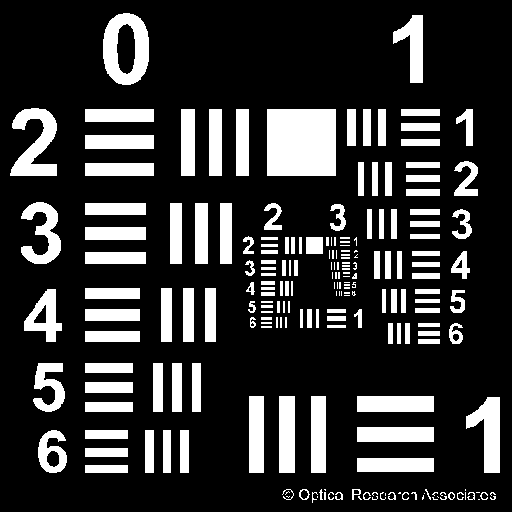
#> input picture 時域聚焦多光子激發模擬影像/USAF.bmp, 512 x 512 px, found by its file name
$ python '時域聚焦多光子激發影像模擬.py'
#> lines starting #> are read from the running program, lines starting #| are printed output that depends on the picture; after the words box and inside, x2 and y2 are one past the last pixel; in counts of white or black regions, pixels touching at a corner belong together


import cv2
import numpy as np
from numpy.fft import fft2,fftshift,ifftshift,ifft2
from math import pi
from cv2 import imread,imshow


# In[3]:


#基本參數
NA = 1.2
ran = 0.25
depth = 6
z = np.arange(0,depth+ran,ran)
k = int(depth/ran+1)


# In[4]:


def mat2gray(x):
    x = (x - np.min(x)) / (np.max(x) - np.min(x));
    return x

def translate(image, x, y):
    M = np.float32([[1, 0, x], [0, 1, y]])
    shifted = cv2.warpAffine(image, M, (image.shape[1], image.shape[0]))
    return shifted

def optFW(L):
    w0 = L/(pi*NA)
    z0 = pi*(w0**2)/L
    w = w0*np.sqrt(1+(z/z0)**2)
    w = w/0.132  #DMD1pixel對應ＣＣＤ的pixel數
    FWHM = w*np.sqrt(2*np.log10(2))
    return FWHM


# In[5]:


A = cv2.imread(r'C:\Users\user\Desktop/USAF.bmp',cv2.IMREAD_GRAYSCALE)
#> A: shape (512, 512); 20.1% white; 213 white regions (62 under 20 px), largest, box (x1, y1, x2, y2) and area: (267, 109, 336, 176) 4623, (103, 13, 149, 85) 2016, (10, 108, 57, 176) 1730
#A = cv2.imread('C:/Users/A21C96410/Desktop/sim/USAF.bmp',cv2.IMREAD_GRAYSCALE)
#cv2.imshow('USAF',A)


# In[6]:


[W,L]=np.shape(A)
#> W = 512; L = 512
origin=A.copy()
[p,p] = np.shape(A)  #旋轉後擷取的邊長
#> p = 512
D = np.zeros((p,p))
x=y=np.arange(p)
#> x = 512 values from 0 to 511; y = 512 values from 0 to 511

[X,Y] = np.meshgrid(x,y)
D = np.sqrt((X-np.round(p/2)-1)**2+(Y-np.round(p/2)-1)**2)


# In[7]:


#模擬照明時的MTF
Li = 0.8
FWHM = optFW(Li)

PSFi = np.zeros((k,p,p),dtype=float)
ci = np.zeros(FWHM.shape).astype(float)
OTFi=np.zeros(np.shape(PSFi),dtype=complex)
MTFi=np.zeros(np.shape(PSFi),dtype=float)

#估算PSF的參數
for num in range(k):
    ci[num] = FWHM[num]/(2*np.sqrt(2*np.log10(2)))
    PSFi[num,:] = np.exp(-(D**2)/(2*(ci[num]**2)))
#> after the loop, ci = 25 values from 0.804 to 27.28
for num in range(k):
    OTFi[num,:,:]=fftshift(fft2(PSFi[num,:,:]**0.5))
    MTFi[num,:,:]=mat2gray(np.abs(OTFi[num,:,:]))


# In[8]:


#模擬收光時的MTF
Le = 0.514
FWHM = optFW(Le)

ce = np.zeros(FWHM.shape).astype(float)
PSFe = np.zeros((k,p,p),dtype=float)
OTFe=np.zeros(np.shape(PSFe),dtype=complex)
MTFe=np.zeros(np.shape(PSFe),dtype=float)


for num in range(k):
    ce[num] = FWHM[num]/(2*np.sqrt(2*np.log10(2)))
    PSFe[num,:] = np.exp(-(D**2)/(2*(ce[num]**2)))
#> after the loop, ce = 25 values from 0.516 to 27.28
for num in range(k):
    OTFe[num,:,:]=fftshift(fft2(PSFe[num,:,:]**0.5))
    MTFe[num,:,:]=mat2gray(np.abs(OTFe[num,:,:]))


# In[9]:


#強度系數
FWHM = 3
zr = FWHM/3.46
I = (1+(z/zr)**2)**(-0.5)
Iw = 2*sum(I)-I[0]


# In[10]:


origin_u = origin.copy().astype(float)


# In[11]:


u_ft = np.zeros((k,p,p),dtype=complex)
u = np.zeros((k,p,p),dtype=float)

for num in range(k):
    u_ft[num,:,:] = fftshift(fft2(origin_u))
    u_ft[num,:,:] = u_ft[num,:,:]*MTFe[num,:,:]
    u[num,:,:] = abs(ifft2(ifftshift(u_ft[num,:,:])))


# In[12]:


#每層影像乘以各自的權重後加總

#WF每層各自能量總和
swf = u.sum(axis=1).sum(axis=1)
#> swf = 25 values, max 13426770 at index 1, min 13426770 at index 0, mean 13426770
u[num,:,:] = u[num,:,:]*(1/swf[num])*(I[num]/Iw)

pic_u = 2*u.sum(axis=0)-u[0,:,:]
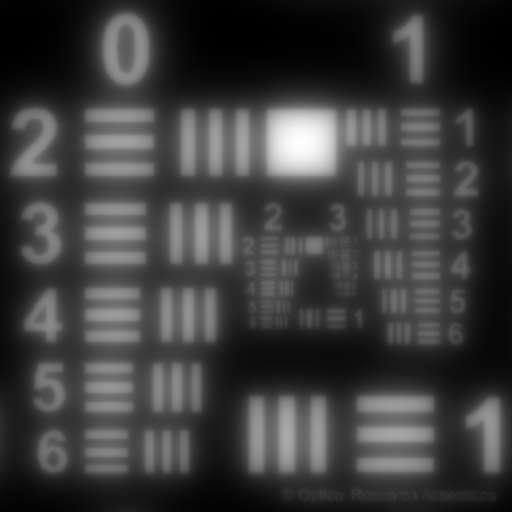
#> pic_u: shape (512, 512) float64; min 38.35, max 9728.5, mean 2407.3; drawn with min black and max white
h = mat2gray(pic_u)*255
cv2.imwrite('raw_data.bmp', h)


# In[13]:


#條紋週期
T = 12
Tt = T/2
#Tv = T/2
#Th = T/2


# In[14]:


#設計pattern/同調
#垂直條紋

#WF單層能量總和
patternt0 = np.zeros((p,p),dtype=float)
kt = 2*pi/Tt

#設定相位
degree = 180
phase = degree*pi/180

for x in range(p):
    for y in range(p):
        patternt0[x,y]=(1+np.cos(kt*(x-y)+phase))/2
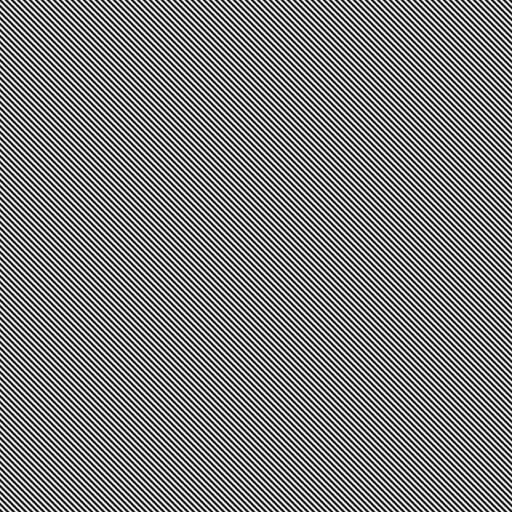
#> patternt0: shape (512, 512) float64; min 0, max 1, mean 0.5

Ut = patternt0**(0.5);
t_ft = fftshift(fft2(Ut))
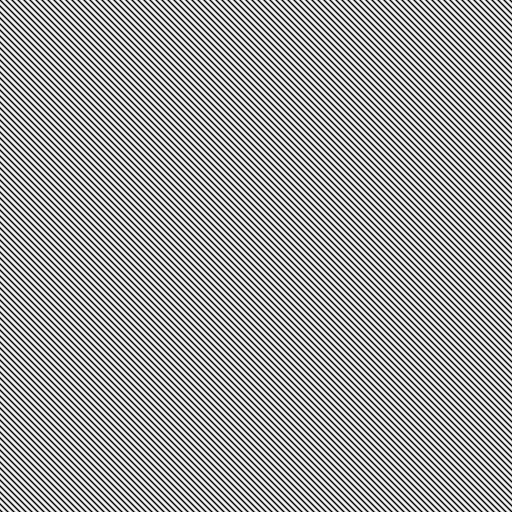
#> Ut: shape (512, 512) float64; min 0, max 1, mean 0.622

It =  np.zeros((k,p,p),dtype=float)
for num in range(k):
    It[num,:,:] = abs(ifft2(ifftshift(t_ft*MTFi[num,:,:]))**2);


patternt = It**2;


# In[38]:


#設定pattern軸向解析度
FWHM = 3
zr = FWHM/3.46
Ip = (1+(z/zr)**2)**(-0.5)


# In[49]:


#斜條紋

origin_n = origin.copy().astype(float)
n = n_t = np.zeros((k,p,p),float)
n_ft = np.zeros((k,p,p),complex)

for num in range(k):
    n[num,:,:] = origin_n*patternt[num,:,:]
    n_ft[num,:,: ] = fftshift(fft2(n[num,:,:]))*MTFe[num,:,:]
    n_t[num,:,:] = abs(ifft2(ifftshift(n_ft[num,:,:])))


# for num=1:k
# n_v(:,:,num)=mat2gray(n_v(:,:,num)).*Ip(:,num);
# h=n_v(:,:,num);
# figure(num);imshow(h);
# M(num) = getframe;

# movie2avi(M,'C:\Users\APL\Desktop\debug\raw_data\20v.avi','FPS',2);


sn = n_t.sum(axis=1).sum(axis=1)
#> sn = 25 values, max 2200984.6 at index 0, min 2009799.7 at index 24, mean 2017486.1
for num in range(k):
    n_t[num,:,:] = n_t[num,:,:]*(swf[1]/sn[num])*Ip[num]


pic_t = n_t.sum(axis=0)
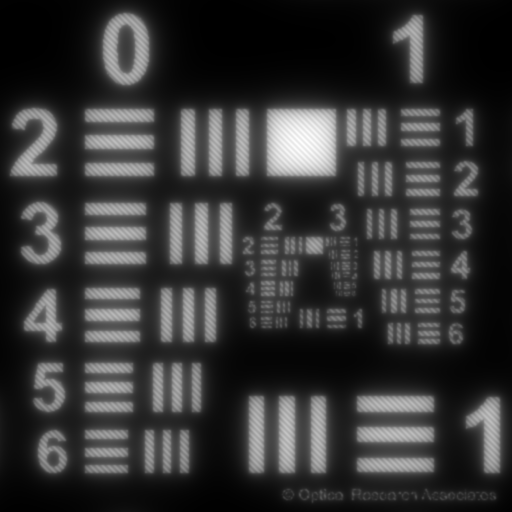
#> pic_t: shape (512, 512) float64; min 4.05, max 2328.6, mean 496.9; drawn with min black and max white
h = mat2gray(pic_t)*255
#imshow(h)

cv2.imwrite('T'+str(T)+'_'+str(degree)+'.bmp', h)

$ run again, with 時域聚焦多光子激發模擬影像/non.bmp copied over 時域聚焦多光子激發模擬影像/USAF.bmp
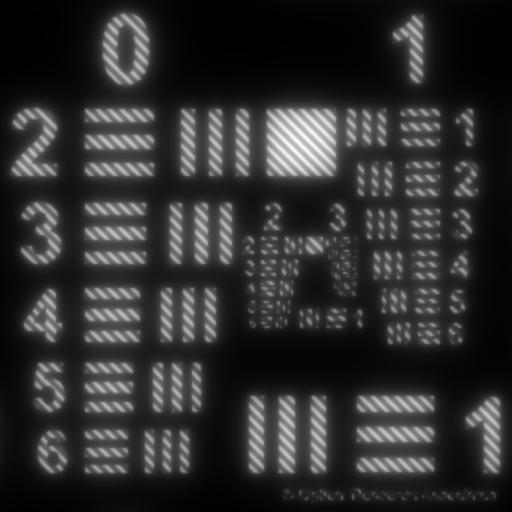
#> input picture 時域聚焦多光子激發模擬影像/non.bmp, 512 x 512 px, found by its file name
#> A is the input picture: shape (512, 512); min 0, max 255, mean 47.6
#> swf = 25 values, max 12477217 at index 1, min 12477217 at index 0, mean 12477217
#> `pic_u = 2*u.sum(axis=0)-u[0,:,:]`:
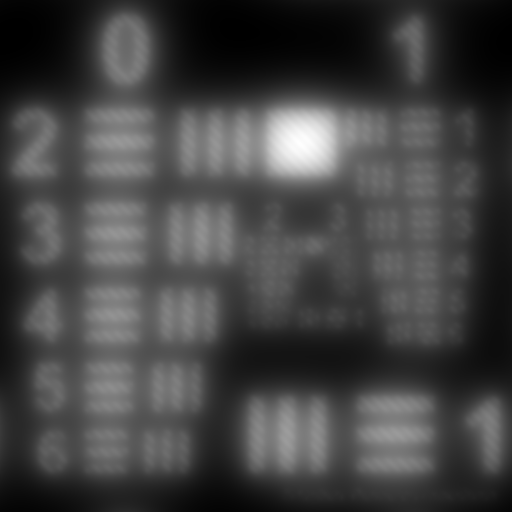
#> pic_u: shape (512, 512) float64; min 66.06, max 8118.7, mean 2237; drawn with min black and max white
#> sn = 25 values, max 2032611.6 at index 0, min 1867589.1 at index 1, mean 1874267
